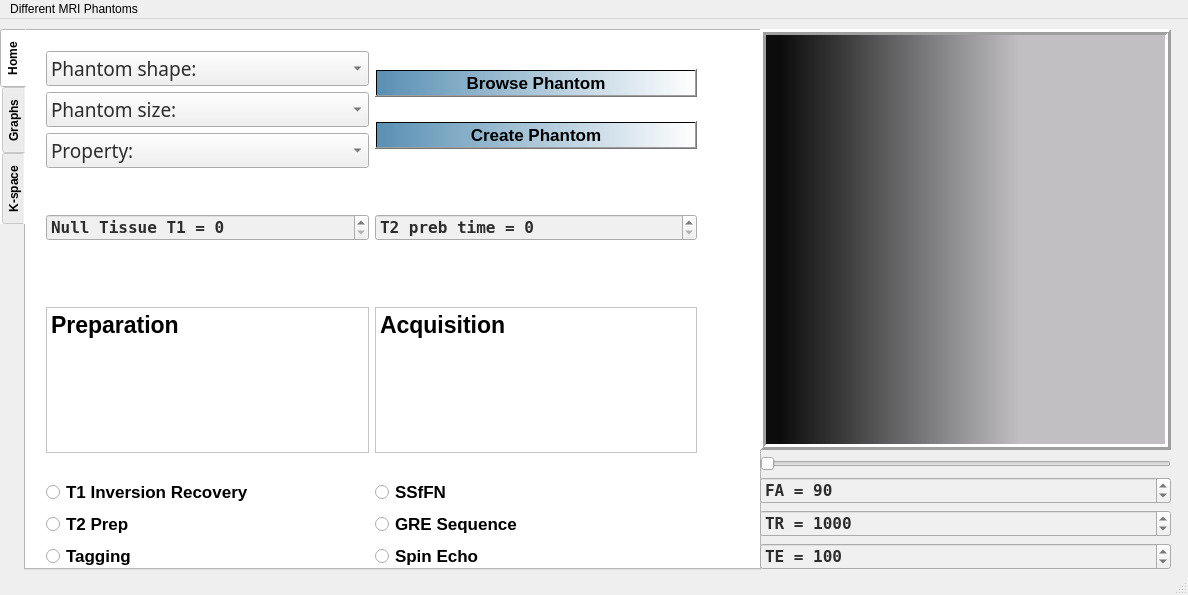
<?xml version="1.0" encoding="UTF-8"?>
<ui version="4.0">
 <class>MainWindow</class>
 <widget class="QMainWindow" name="MainWindow">
  <property name="geometry">
   <rect>
    <x>0</x>
    <y>0</y>
    <width>1188</width>
    <height>595</height>
   </rect>
  </property>
  <property name="windowTitle">
   <string>MainWindow</string>
  </property>
  <widget class="QWidget" name="centralwidget">
   <widget class="QTabWidget" name="tabWidget">
    <property name="geometry">
     <rect>
      <x>0</x>
      <y>10</y>
      <width>761</width>
      <height>541</height>
     </rect>
    </property>
    <property name="font">
     <font>
      <pointsize>9</pointsize>
      <weight>75</weight>
      <italic>false</italic>
      <bold>true</bold>
     </font>
    </property>
    <property name="autoFillBackground">
     <bool>false</bool>
    </property>
    <property name="styleSheet">
     <string notr="true">background-color:rgb(255, 255, 255)</string>
    </property>
    <property name="tabPosition">
     <enum>QTabWidget::West</enum>
    </property>
    <property name="tabShape">
     <enum>QTabWidget::Rounded</enum>
    </property>
    <property name="currentIndex">
     <number>0</number>
    </property>
    <property name="elideMode">
     <enum>Qt::ElideNone</enum>
    </property>
    <widget class="QWidget" name="tab">
     <attribute name="title">
      <string>Home</string>
     </attribute>
     <widget class="QWidget" name="layoutWidget">
      <property name="geometry">
       <rect>
        <x>20</x>
        <y>20</y>
        <width>651</width>
        <height>518</height>
       </rect>
      </property>
      <layout class="QGridLayout" name="gridLayout_4">
       <item row="0" column="0">
        <layout class="QVBoxLayout" name="verticalLayout_3">
         <item>
          <widget class="QComboBox" name="PhantomShape">
           <property name="sizePolicy">
            <sizepolicy hsizetype="Preferred" vsizetype="Fixed">
             <horstretch>0</horstretch>
             <verstretch>0</verstretch>
            </sizepolicy>
           </property>
           <property name="font">
            <font>
             <family>Baskerville Old Face</family>
             <pointsize>14</pointsize>
             <weight>50</weight>
             <bold>false</bold>
            </font>
           </property>
           <property name="styleSheet">
            <string notr="true">background-color:rgb(240, 240, 240);color: rgb(44, 44, 44)</string>
           </property>
           <item>
            <property name="text">
             <string>Phantom shape:</string>
            </property>
           </item>
           <item>
            <property name="text">
             <string>Shepp-Logan</string>
            </property>
           </item>
           <item>
            <property name="text">
             <string>Phantom 1</string>
            </property>
           </item>
           <item>
            <property name="text">
             <string>phantom 2</string>
            </property>
           </item>
          </widget>
         </item>
         <item>
          <widget class="QComboBox" name="PhantomSize">
           <property name="font">
            <font>
             <family>Baskerville Old Face</family>
             <pointsize>14</pointsize>
             <weight>50</weight>
             <bold>false</bold>
            </font>
           </property>
           <property name="styleSheet">
            <string notr="true">background-color:rgb(240, 240, 240);color: rgb(44, 44, 44)</string>
           </property>
           <property name="currentText">
            <string>Phantom size:</string>
           </property>
           <item>
            <property name="text">
             <string>Phantom size:</string>
            </property>
           </item>
           <item>
            <property name="text">
             <string>32</string>
            </property>
           </item>
           <item>
            <property name="text">
             <string>64</string>
            </property>
           </item>
           <item>
            <property name="text">
             <string>512</string>
            </property>
           </item>
          </widget>
         </item>
         <item>
          <widget class="QComboBox" name="property">
           <property name="font">
            <font>
             <family>Baskerville Old Face</family>
             <pointsize>14</pointsize>
             <weight>50</weight>
             <bold>false</bold>
            </font>
           </property>
           <property name="styleSheet">
            <string notr="true">background-color:rgb(240, 240, 240);color: rgb(44, 44, 44)</string>
           </property>
           <item>
            <property name="text">
             <string>Property:</string>
            </property>
           </item>
           <item>
            <property name="text">
             <string>T1</string>
            </property>
           </item>
           <item>
            <property name="text">
             <string>T2</string>
            </property>
           </item>
           <item>
            <property name="text">
             <string>PD</string>
            </property>
           </item>
          </widget>
         </item>
        </layout>
       </item>
       <item row="0" column="1">
        <layout class="QVBoxLayout" name="verticalLayout_4">
         <item>
          <widget class="QPushButton" name="browse">
           <property name="font">
            <font>
             <pointsize>13</pointsize>
             <weight>75</weight>
             <bold>true</bold>
            </font>
           </property>
           <property name="cursor">
            <cursorShape>PointingHandCursor</cursorShape>
           </property>
           <property name="styleSheet">
            <string notr="true">background-color:qlineargradient(spread:pad, x1:0, y1:0, x2:1, y2:0, stop:0 rgba(60, 124, 166, 217), stop:1 rgba(255, 255, 255, 255))</string>
           </property>
           <property name="text">
            <string>Browse Phantom</string>
           </property>
           <property name="icon">
            <iconset>
             <normaloff>../MRIsimulation/shefaa/search-512.png</normaloff>../MRIsimulation/shefaa/search-512.png</iconset>
           </property>
           <property name="iconSize">
            <size>
             <width>35</width>
             <height>35</height>
            </size>
           </property>
          </widget>
         </item>
         <item>
          <widget class="QPushButton" name="createPhantom">
           <property name="font">
            <font>
             <pointsize>13</pointsize>
             <weight>75</weight>
             <bold>true</bold>
             <underline>false</underline>
             <strikeout>false</strikeout>
             <kerning>true</kerning>
            </font>
           </property>
           <property name="cursor">
            <cursorShape>PointingHandCursor</cursorShape>
           </property>
           <property name="styleSheet">
            <string notr="true">background-color:qlineargradient(spread:pad, x1:0, y1:0, x2:1, y2:0, stop:0 rgba(60, 124, 166, 217), stop:1 rgba(255, 255, 255, 255))</string>
           </property>
           <property name="text">
            <string>Create Phantom</string>
           </property>
           <property name="icon">
            <iconset>
             <normaloff>../MRIsimulation/shefaa/img_172965.png</normaloff>../MRIsimulation/shefaa/img_172965.png</iconset>
           </property>
           <property name="iconSize">
            <size>
             <width>35</width>
             <height>35</height>
            </size>
           </property>
           <property name="autoDefault">
            <bool>false</bool>
           </property>
           <property name="default">
            <bool>false</bool>
           </property>
           <property name="flat">
            <bool>false</bool>
           </property>
          </widget>
         </item>
        </layout>
       </item>
       <item row="2" column="0">
        <layout class="QGridLayout" name="gridLayout_2">
         <item row="7" column="0">
          <spacer name="horizontalSpacer_11">
           <property name="orientation">
            <enum>Qt::Horizontal</enum>
           </property>
           <property name="sizeHint" stdset="0">
            <size>
             <width>40</width>
             <height>20</height>
            </size>
           </property>
          </spacer>
         </item>
         <item row="8" column="0">
          <widget class="QRadioButton" name="inversionRecovery">
           <property name="font">
            <font>
             <pointsize>13</pointsize>
             <weight>75</weight>
             <bold>true</bold>
            </font>
           </property>
           <property name="cursor">
            <cursorShape>ArrowCursor</cursorShape>
           </property>
           <property name="text">
            <string>T1 Inversion Recovery</string>
           </property>
           <attribute name="buttonGroup">
            <string notr="true">buttonGroup_2</string>
           </attribute>
          </widget>
         </item>
         <item row="6" column="0">
          <widget class="QPlainTextEdit" name="plainTextEdit_2">
           <property name="font">
            <font>
             <pointsize>17</pointsize>
             <weight>75</weight>
             <bold>true</bold>
            </font>
           </property>
           <property name="plainText">
            <string>Preparation</string>
           </property>
          </widget>
         </item>
         <item row="9" column="0">
          <widget class="QRadioButton" name="t2prep">
           <property name="font">
            <font>
             <pointsize>13</pointsize>
             <weight>75</weight>
             <bold>true</bold>
            </font>
           </property>
           <property name="text">
            <string>T2 Prep</string>
           </property>
           <attribute name="buttonGroup">
            <string notr="true">buttonGroup_2</string>
           </attribute>
          </widget>
         </item>
         <item row="4" column="0">
          <spacer name="horizontalSpacer_13">
           <property name="orientation">
            <enum>Qt::Horizontal</enum>
           </property>
           <property name="sizeHint" stdset="0">
            <size>
             <width>40</width>
             <height>20</height>
            </size>
           </property>
          </spacer>
         </item>
         <item row="10" column="0">
          <widget class="QRadioButton" name="tagging">
           <property name="font">
            <font>
             <pointsize>13</pointsize>
             <weight>75</weight>
             <bold>true</bold>
            </font>
           </property>
           <property name="text">
            <string>Tagging</string>
           </property>
           <attribute name="buttonGroup">
            <string notr="true">buttonGroup_2</string>
           </attribute>
          </widget>
         </item>
         <item row="5" column="0">
          <spacer name="horizontalSpacer_14">
           <property name="orientation">
            <enum>Qt::Horizontal</enum>
           </property>
           <property name="sizeHint" stdset="0">
            <size>
             <width>40</width>
             <height>20</height>
            </size>
           </property>
          </spacer>
         </item>
         <item row="2" column="0">
          <spacer name="horizontalSpacer_7">
           <property name="orientation">
            <enum>Qt::Horizontal</enum>
           </property>
           <property name="sizeHint" stdset="0">
            <size>
             <width>40</width>
             <height>20</height>
            </size>
           </property>
          </spacer>
         </item>
         <item row="0" column="0">
          <spacer name="horizontalSpacer_6">
           <property name="orientation">
            <enum>Qt::Horizontal</enum>
           </property>
           <property name="sizeHint" stdset="0">
            <size>
             <width>40</width>
             <height>20</height>
            </size>
           </property>
          </spacer>
         </item>
         <item row="1" column="0">
          <widget class="QSpinBox" name="NullTissue">
           <property name="font">
            <font>
             <family>NSimSun</family>
             <pointsize>12</pointsize>
             <weight>75</weight>
             <bold>true</bold>
            </font>
           </property>
           <property name="styleSheet">
            <string notr="true">background-color:rgb(240, 240, 240);color: rgb(44, 44, 44)</string>
           </property>
           <property name="prefix">
            <string>Null Tissue T1 = </string>
           </property>
           <property name="maximum">
            <number>2500</number>
           </property>
           <property name="value">
            <number>0</number>
           </property>
          </widget>
         </item>
        </layout>
       </item>
       <item row="2" column="1">
        <layout class="QGridLayout" name="gridLayout">
         <item row="9" column="0">
          <spacer name="horizontalSpacer_12">
           <property name="orientation">
            <enum>Qt::Horizontal</enum>
           </property>
           <property name="sizeHint" stdset="0">
            <size>
             <width>40</width>
             <height>20</height>
            </size>
           </property>
          </spacer>
         </item>
         <item row="0" column="0">
          <spacer name="horizontalSpacer_9">
           <property name="orientation">
            <enum>Qt::Horizontal</enum>
           </property>
           <property name="sizeHint" stdset="0">
            <size>
             <width>40</width>
             <height>20</height>
            </size>
           </property>
          </spacer>
         </item>
         <item row="11" column="0">
          <widget class="QRadioButton" name="gre">
           <property name="font">
            <font>
             <pointsize>13</pointsize>
             <weight>75</weight>
             <bold>true</bold>
            </font>
           </property>
           <property name="cursor">
            <cursorShape>ArrowCursor</cursorShape>
           </property>
           <property name="text">
            <string>GRE Sequence</string>
           </property>
           <attribute name="buttonGroup">
            <string notr="true">buttonGroup</string>
           </attribute>
          </widget>
         </item>
         <item row="12" column="0">
          <widget class="QRadioButton" name="spin">
           <property name="font">
            <font>
             <pointsize>13</pointsize>
             <weight>75</weight>
             <bold>true</bold>
            </font>
           </property>
           <property name="text">
            <string>Spin Echo</string>
           </property>
           <attribute name="buttonGroup">
            <string notr="true">buttonGroup</string>
           </attribute>
          </widget>
         </item>
         <item row="10" column="0">
          <widget class="QRadioButton" name="ssfp">
           <property name="font">
            <font>
             <pointsize>13</pointsize>
             <weight>75</weight>
             <bold>true</bold>
            </font>
           </property>
           <property name="text">
            <string>SSfFN</string>
           </property>
           <attribute name="buttonGroup">
            <string notr="true">buttonGroup</string>
           </attribute>
          </widget>
         </item>
         <item row="1" column="0">
          <widget class="QSpinBox" name="T2prebTime">
           <property name="font">
            <font>
             <family>NSimSun</family>
             <pointsize>12</pointsize>
             <weight>75</weight>
             <bold>true</bold>
            </font>
           </property>
           <property name="styleSheet">
            <string notr="true">background-color:rgb(240, 240, 240);color: rgb(44, 44, 44)</string>
           </property>
           <property name="prefix">
            <string>T2 preb time = </string>
           </property>
           <property name="maximum">
            <number>1000</number>
           </property>
           <property name="value">
            <number>0</number>
           </property>
          </widget>
         </item>
         <item row="6" column="0">
          <spacer name="horizontalSpacer_15">
           <property name="orientation">
            <enum>Qt::Horizontal</enum>
           </property>
           <property name="sizeHint" stdset="0">
            <size>
             <width>40</width>
             <height>20</height>
            </size>
           </property>
          </spacer>
         </item>
         <item row="8" column="0">
          <widget class="QPlainTextEdit" name="plainTextEdit">
           <property name="font">
            <font>
             <pointsize>17</pointsize>
             <weight>75</weight>
             <bold>true</bold>
            </font>
           </property>
           <property name="plainText">
            <string>Acquisition</string>
           </property>
          </widget>
         </item>
         <item row="7" column="0">
          <spacer name="horizontalSpacer_16">
           <property name="orientation">
            <enum>Qt::Horizontal</enum>
           </property>
           <property name="sizeHint" stdset="0">
            <size>
             <width>40</width>
             <height>20</height>
            </size>
           </property>
          </spacer>
         </item>
         <item row="3" column="0">
          <spacer name="horizontalSpacer_10">
           <property name="orientation">
            <enum>Qt::Horizontal</enum>
           </property>
           <property name="sizeHint" stdset="0">
            <size>
             <width>40</width>
             <height>20</height>
            </size>
           </property>
          </spacer>
         </item>
        </layout>
       </item>
       <item row="1" column="1">
        <spacer name="horizontalSpacer_8">
         <property name="orientation">
          <enum>Qt::Horizontal</enum>
         </property>
         <property name="sizeHint" stdset="0">
          <size>
           <width>40</width>
           <height>20</height>
          </size>
         </property>
        </spacer>
       </item>
       <item row="1" column="0">
        <spacer name="horizontalSpacer_5">
         <property name="orientation">
          <enum>Qt::Horizontal</enum>
         </property>
         <property name="sizeHint" stdset="0">
          <size>
           <width>40</width>
           <height>20</height>
          </size>
         </property>
        </spacer>
       </item>
      </layout>
     </widget>
    </widget>
    <widget class="QWidget" name="tab_2">
     <attribute name="title">
      <string>Graphs</string>
     </attribute>
     <layout class="QGridLayout" name="gridLayout_3">
      <item row="0" column="4">
       <spacer name="verticalSpacer_3">
        <property name="orientation">
         <enum>Qt::Vertical</enum>
        </property>
        <property name="sizeHint" stdset="0">
         <size>
          <width>20</width>
          <height>40</height>
         </size>
        </property>
       </spacer>
      </item>
      <item row="0" column="0">
       <spacer name="verticalSpacer_2">
        <property name="orientation">
         <enum>Qt::Vertical</enum>
        </property>
        <property name="sizeHint" stdset="0">
         <size>
          <width>20</width>
          <height>40</height>
         </size>
        </property>
       </spacer>
      </item>
      <item row="0" column="1">
       <widget class="PlotWidget" name="T1">
        <property name="styleSheet">
         <string notr="true">background-color: rgb(0, 0, 0);</string>
        </property>
       </widget>
      </item>
      <item row="0" column="2">
       <spacer name="verticalSpacer">
        <property name="orientation">
         <enum>Qt::Vertical</enum>
        </property>
        <property name="sizeHint" stdset="0">
         <size>
          <width>20</width>
          <height>40</height>
         </size>
        </property>
       </spacer>
      </item>
      <item row="0" column="3">
       <widget class="PlotWidget" name="T2">
        <property name="styleSheet">
         <string notr="true">background-color: rgb(0, 0, 0);</string>
        </property>
       </widget>
      </item>
      <item row="1" column="1" colspan="3">
       <spacer name="horizontalSpacer_4">
        <property name="orientation">
         <enum>Qt::Horizontal</enum>
        </property>
        <property name="sizeHint" stdset="0">
         <size>
          <width>40</width>
          <height>20</height>
         </size>
        </property>
       </spacer>
      </item>
      <item row="2" column="1">
       <widget class="QSpinBox" name="time_span">
        <property name="font">
         <font>
          <family>NSimSun</family>
          <pointsize>12</pointsize>
          <weight>75</weight>
          <bold>true</bold>
         </font>
        </property>
        <property name="styleSheet">
         <string notr="true">background-color:rgb(240, 240, 240);color: rgb(44, 44, 44)</string>
        </property>
        <property name="prefix">
         <string>t = </string>
        </property>
        <property name="maximum">
         <number>2000</number>
        </property>
        <property name="value">
         <number>1000</number>
        </property>
       </widget>
      </item>
     </layout>
    </widget>
    <widget class="QWidget" name="tab_5">
     <attribute name="title">
      <string>K-space</string>
     </attribute>
     <widget class="QWidget" name="layoutWidget">
      <property name="geometry">
       <rect>
        <x>10</x>
        <y>10</y>
        <width>711</width>
        <height>511</height>
       </rect>
      </property>
      <layout class="QVBoxLayout" name="verticalLayout">
       <item>
        <layout class="QHBoxLayout" name="horizontalLayout">
         <item>
          <widget class="QLabel" name="label_2">
           <property name="sizePolicy">
            <sizepolicy hsizetype="Ignored" vsizetype="Ignored">
             <horstretch>0</horstretch>
             <verstretch>0</verstretch>
            </sizepolicy>
           </property>
           <property name="frameShape">
            <enum>QFrame::Box</enum>
           </property>
           <property name="frameShadow">
            <enum>QFrame::Sunken</enum>
           </property>
           <property name="text">
            <string/>
           </property>
           <property name="scaledContents">
            <bool>true</bool>
           </property>
          </widget>
         </item>
         <item>
          <widget class="QLabel" name="label_3">
           <property name="sizePolicy">
            <sizepolicy hsizetype="Ignored" vsizetype="Ignored">
             <horstretch>0</horstretch>
             <verstretch>0</verstretch>
            </sizepolicy>
           </property>
           <property name="frameShape">
            <enum>QFrame::Box</enum>
           </property>
           <property name="frameShadow">
            <enum>QFrame::Sunken</enum>
           </property>
           <property name="text">
            <string/>
           </property>
           <property name="scaledContents">
            <bool>true</bool>
           </property>
          </widget>
         </item>
        </layout>
       </item>
       <item>
        <widget class="QSpinBox" name="StartUpCycle_2">
         <property name="font">
          <font>
           <family>NSimSun</family>
           <pointsize>12</pointsize>
           <weight>75</weight>
           <bold>true</bold>
          </font>
         </property>
         <property name="styleSheet">
          <string notr="true">background-color:rgb(240, 240, 240);color: rgb(44, 44, 44)</string>
         </property>
         <property name="prefix">
          <string>Start Up Cycle = </string>
         </property>
         <property name="maximum">
          <number>11</number>
         </property>
         <property name="value">
          <number>0</number>
         </property>
        </widget>
       </item>
       <item>
        <widget class="QPushButton" name="start">
         <property name="sizePolicy">
          <sizepolicy hsizetype="Preferred" vsizetype="Fixed">
           <horstretch>0</horstretch>
           <verstretch>0</verstretch>
          </sizepolicy>
         </property>
         <property name="font">
          <font>
           <pointsize>12</pointsize>
           <weight>75</weight>
           <italic>false</italic>
           <bold>true</bold>
           <strikeout>false</strikeout>
          </font>
         </property>
         <property name="styleSheet">
          <string notr="true">background-color:qlineargradient(spread:pad, x1:0, y1:0, x2:1, y2:0, stop:0 rgba(60, 124, 166, 217), stop:1 rgba(255, 255, 255, 255))</string>
         </property>
         <property name="text">
          <string>Start</string>
         </property>
        </widget>
       </item>
      </layout>
     </widget>
    </widget>
   </widget>
   <widget class="QWidget" name="layoutWidget">
    <property name="geometry">
     <rect>
      <x>760</x>
      <y>10</y>
      <width>411</width>
      <height>541</height>
     </rect>
    </property>
    <layout class="QVBoxLayout" name="verticalLayout_2">
     <item>
      <widget class="QLabel" name="label">
       <property name="sizePolicy">
        <sizepolicy hsizetype="Ignored" vsizetype="Ignored">
         <horstretch>0</horstretch>
         <verstretch>0</verstretch>
        </sizepolicy>
       </property>
       <property name="cursor">
        <cursorShape>CrossCursor</cursorShape>
       </property>
       <property name="styleSheet">
        <string notr="true">background-color:qlineargradient(spread:repeat, x1:0, y1:0, x2:1, y2:0, stop:0.0497512 rgba(0, 0, 0, 242), stop:0.631841 rgba(191, 189, 193, 245))</string>
       </property>
       <property name="frameShape">
        <enum>QFrame::Box</enum>
       </property>
       <property name="frameShadow">
        <enum>QFrame::Raised</enum>
       </property>
       <property name="lineWidth">
        <number>3</number>
       </property>
       <property name="midLineWidth">
        <number>0</number>
       </property>
       <property name="text">
        <string/>
       </property>
       <property name="textFormat">
        <enum>Qt::AutoText</enum>
       </property>
       <property name="scaledContents">
        <bool>true</bool>
       </property>
      </widget>
     </item>
     <item>
      <widget class="QSlider" name="horizontalSlider">
       <property name="orientation">
        <enum>Qt::Horizontal</enum>
       </property>
      </widget>
     </item>
     <item>
      <widget class="QSpinBox" name="FA">
       <property name="font">
        <font>
         <family>NSimSun</family>
         <pointsize>12</pointsize>
         <weight>75</weight>
         <bold>true</bold>
        </font>
       </property>
       <property name="styleSheet">
        <string notr="true">background-color:rgb(240, 240, 240);color: rgb(44, 44, 44)</string>
       </property>
       <property name="prefix">
        <string>FA = </string>
       </property>
       <property name="maximum">
        <number>360</number>
       </property>
       <property name="value">
        <number>90</number>
       </property>
      </widget>
     </item>
     <item>
      <widget class="QSpinBox" name="TR">
       <property name="font">
        <font>
         <family>NSimSun</family>
         <pointsize>12</pointsize>
         <weight>75</weight>
         <bold>true</bold>
        </font>
       </property>
       <property name="styleSheet">
        <string notr="true">background-color:rgb(240, 240, 240);color: rgb(44, 44, 44)</string>
       </property>
       <property name="prefix">
        <string>TR = </string>
       </property>
       <property name="maximum">
        <number>20000</number>
       </property>
       <property name="value">
        <number>1000</number>
       </property>
      </widget>
     </item>
     <item>
      <widget class="QSpinBox" name="TE">
       <property name="font">
        <font>
         <family>NSimSun</family>
         <pointsize>12</pointsize>
         <weight>75</weight>
         <bold>true</bold>
        </font>
       </property>
       <property name="styleSheet">
        <string notr="true">background-color:rgb(240, 240, 240);color: rgb(44, 44, 44)</string>
       </property>
       <property name="suffix">
        <string/>
       </property>
       <property name="prefix">
        <string>TE = </string>
       </property>
       <property name="maximum">
        <number>2000</number>
       </property>
       <property name="value">
        <number>100</number>
       </property>
      </widget>
     </item>
    </layout>
   </widget>
  </widget>
  <widget class="QMenuBar" name="menubar">
   <property name="geometry">
    <rect>
     <x>0</x>
     <y>0</y>
     <width>1188</width>
     <height>20</height>
    </rect>
   </property>
   <widget class="QMenu" name="menuShepp_Logan_phantom_and_features">
    <property name="tearOffEnabled">
     <bool>false</bool>
    </property>
    <property name="title">
     <string>Different MRI Phantoms</string>
    </property>
    <property name="separatorsCollapsible">
     <bool>false</bool>
    </property>
    <property name="toolTipsVisible">
     <bool>false</bool>
    </property>
   </widget>
   <addaction name="menuShepp_Logan_phantom_and_features"/>
  </widget>
  <widget class="QStatusBar" name="statusbar"/>
 </widget>
 <customwidgets>
  <customwidget>
   <class>PlotWidget</class>
   <extends>QGraphicsView</extends>
   <header location="global">pyqtgraph</header>
  </customwidget>
 </customwidgets>
 <resources/>
 <connections/>
 <buttongroups>
  <buttongroup name="buttonGroup_2"/>
  <buttongroup name="buttonGroup"/>
 </buttongroups>
</ui>
